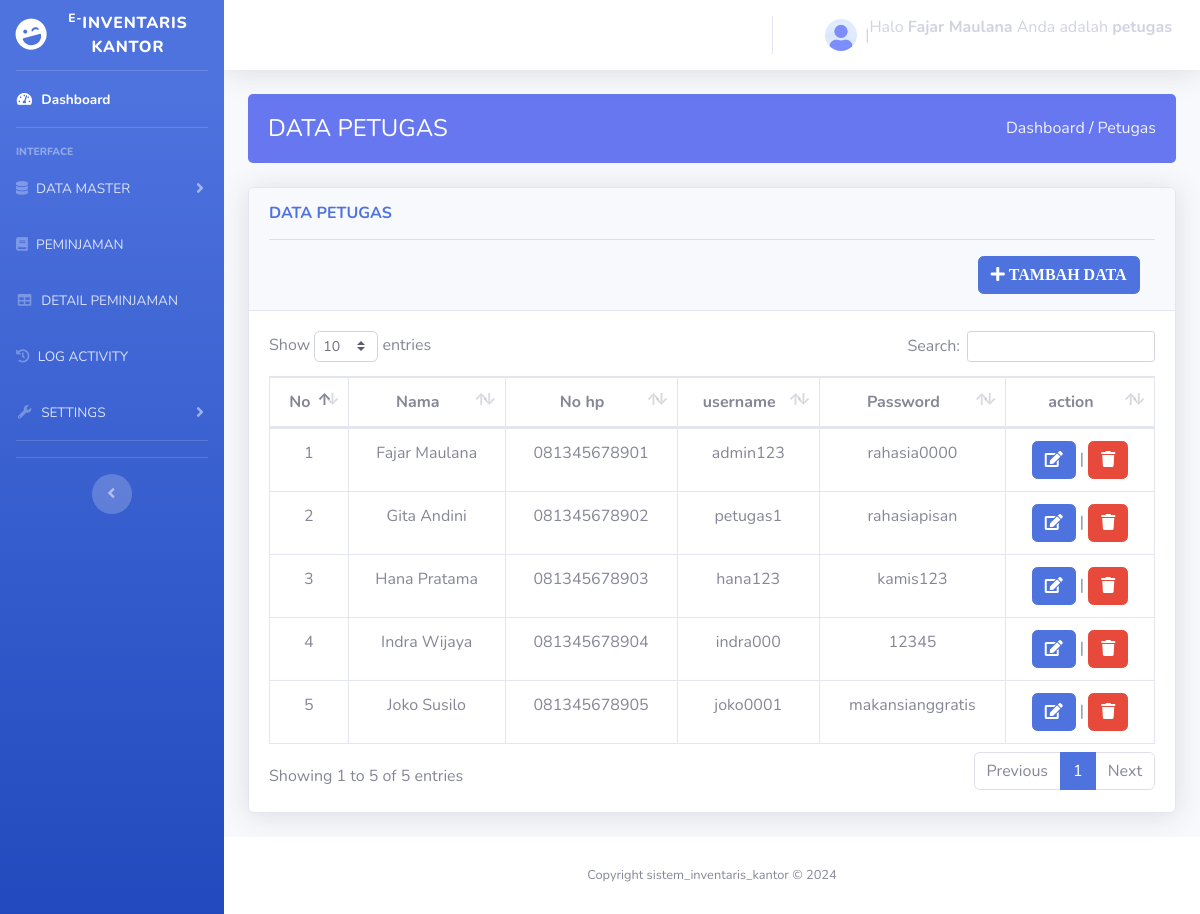
Page /petugas.php (signed in) on the committed database.
### tables this page shows
CREATE TABLE `petugas` (
  `id_petugas` int(11) NOT NULL,
  `nama_petugas` varchar(100) NOT NULL,
  `nomor_hp` varchar(15) DEFAULT NULL,
  `username` varchar(50) NOT NULL,
  `password` varchar(100) NOT NULL,
  `level` varchar(50) NOT NULL
);

### petugas.php (the view, shortened to what this page needs)
<?php
include "asset/header.php";
include "asset/sidebar.php";
include "conn.php";
$ptgs = "select * from petugas";
$result = mysqli_query($conn, $ptgs);
?>
        <div class="container-fluid">
        <section class="section">
            <div class="section-header">
                <h1>DATA PETUGAS</h1>
                <div class="section-header-breadcrumb">
                    <a href="home.php">Dashboard</a> /
                    <a href="petugas.php">Petugas</a>
                </div>
            </div>
        </section><br>
         <div class="card shadow mb-4 relative">
            <div class="card-header py-3">
              <h6 class="m-0 font-weight-bold text-primary">DATA PETUGAS</h6>
              <hr>
              <a href="back_end/petugas/tambah.php" class="btn btn-primary float-end" style="margin-left: 80%;"><i class="fas fa-plus"> TAMBAH DATA</i></a>
            </div>
            <div class="card-body">
              <div class="table-responsive">
                <?php if(mysqli_num_rows($result) > 0) { ?>
                <table class="table table-bordered text-center" id="dataTable" width="100%" cellspacing="0">
                  <thead>
                    <tr>
                      <th>No</th>
                      <th>Nama</th>
                      <th>No hp</th>
                      <th>username</th>
                      <th>Password</th>
                      <th>action</th>
                    </tr>
                  </thead>
                 <tbody>
                  <?php
                  $no =1;
                  while( $row = mysqli_fetch_assoc($result)) {
                  ?>
                    <tr>
                      <td> <?php echo $no;   ?></td>
                      <td> <?php echo $row['nama_petugas'] ?></td>
                      <td> <?php echo $row['nomor_hp']  ?></td>
                      <td> <?php echo $row['username']  ?></td>
                      <td> <?php echo $row['password']  ?></td>
                       <td>
                       <a href='back_end/petugas/edit.php?id="<?php echo  $row['id_petugas'];  ?>"' class="btn btn-primary" onclick="return confirm('Apakah Anda yakin ingin mengedit data ini?');"><i class="fas fa-edit"></i></a> |
                      <a href='back_end/petugas/hapus.php?id="<?php echo  $row['id_petugas'];  ?>"' class="btn btn-danger" onclick="return confirm('Apakah Anda yakin ingin hapus data ini?');"><i class="fas fa-trash"></i></a>
                      </td>
                    </tr>
                 <?php $no++; } ?>
                </table>
                    <?php
                  }else{
                    echo"tidak ada data ditemukan";
                  }
                  ?>
              </div>
            </div>
          </div>
        </div>
<?php include "asset/footer.php"; ?>

### petugas.php (style rules this page uses)
.section-header { background-color: #6777ef; padding: 20px; border-radius: 5px; color: white; display: flex; justify-content: space-between; align-items: center; }
.section-header h1 { margin: 0; font-size: 24px; }
.section-header-breadcrumb a { color: #ffffff; text-decoration: none; opacity: 0.9; }
.section-header-breadcrumb { color: white; }

### rows in the picture
petugas: nama_petugas "Fajar Maulana", nomor_hp "081345678901", username "admin123", password "rahasia0000"
petugas: nama_petugas "Gita Andini", nomor_hp "081345678902", username "petugas1", password "rahasiapisan"
petugas: nama_petugas "Hana Pratama", nomor_hp "081345678903", username "hana123", password "kamis123"
petugas: nama_petugas "Indra Wijaya", nomor_hp "081345678904", username "indra000", password "12345"
petugas: nama_petugas "Joko Susilo", nomor_hp "081345678905", username "joko0001", password "makansianggratis"

### other values in the picture
$_SESSION['username'] "Fajar Maulana"
$_SESSION['level'] "petugas"
